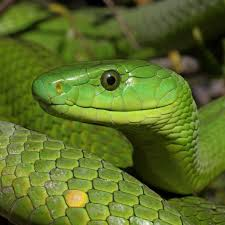
#> input picture version_2/CV/Images/green_mamba1.jpeg, 225 x 225 px, given in place of the camera
$ jupyter execute --allow-errors '07 shape.ipynb'   (shell and % lines are left out)
#> lines starting #> are read from the running program, lines starting #| are printed output that depends on the picture; after the words box and inside, x2 and y2 are one past the last pixel; in counts of white or black regions, pixels touching at a corner belong together
#> further down, frame is the input picture: shape (225, 225, 3); mean B, G, R 38.5, 108.9, 90.4
#> `frameCanny=cv2.Canny(frame,50,150)`:
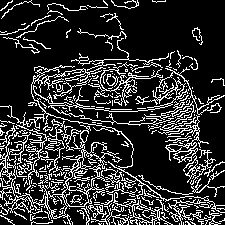
#> frameCanny: shape (225, 225); 19.3% white in thin lines or dots
#> `frameDilated=cv2.dilate(frameCanny,np.ones((5,5),np.uint8),iterations=1)`:
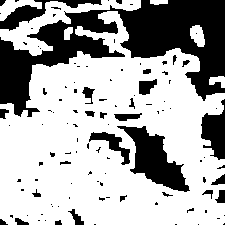
#> frameDilated: shape (225, 225); 67.1% white; 111 black regions (83 under 20 px), largest, box (x1, y1, x2, y2) and area: (0, 0, 225, 117) 10773, (117, 126, 190, 192) 2041, (201, 99, 225, 160) 872
[cell 1]
import cv2
import cvzone
import numpy as np

[cell 2]
video=cv2.VideoCapture(1)
#> (the rest of this cell did not finish here and is left out)
